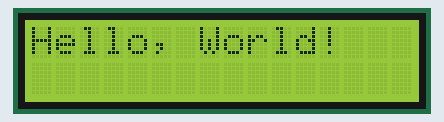
Simulated run of this sketch. Board: Arduino Uno, built with avr-gcc and run on an emulated ATmega328P. On the bench: 16×2 character LCD.

Above: at 0.1 s.
At 1.1 s:
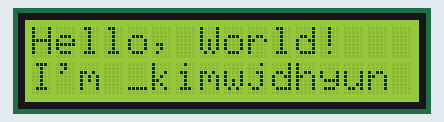
At 2.1 s:
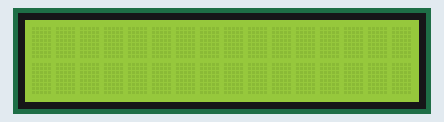

Measured:
- by itself, everything shown: repeats every 3.0 s, in 3 steps
- what the display in image 1 shows lasts 1.0 s, from 1.1 s to 2.1 s

The sketch:

12_LCD_01.ino
```cpp
#include <LiquidCrystal_I2C.h> // 외불 라이브러리 불러오기

LiquidCrystal_I2C myLCD(0x27, 16, 2);
// 첫 번째 매개변수 : 0x27 => I2C 통신 주소
// 두 번째 매개변수 : 열(가로)
  // 실습에서 사용하는 LCD는 16개 열로 구성(0 ~ 15)
// 세 번째 매개변수 : 행(세로)
  // 실습에서 사용하는 LCD는 2개 행으로 구성 (0 ~ 1)

void setup() {
  myLCD.init();
  myLCD.backlight();
}

void loop() {
  myLCD.setCursor(0, 0); // home()도 가능
  myLCD.print("Hello, World!");
  delay(1000);

  myLCD.setCursor(0, 1);
  myLCD.print("I'm _kimwjdhyun");
  delay(1000);

  myLCD.clear();
  delay(1000);
}
```
